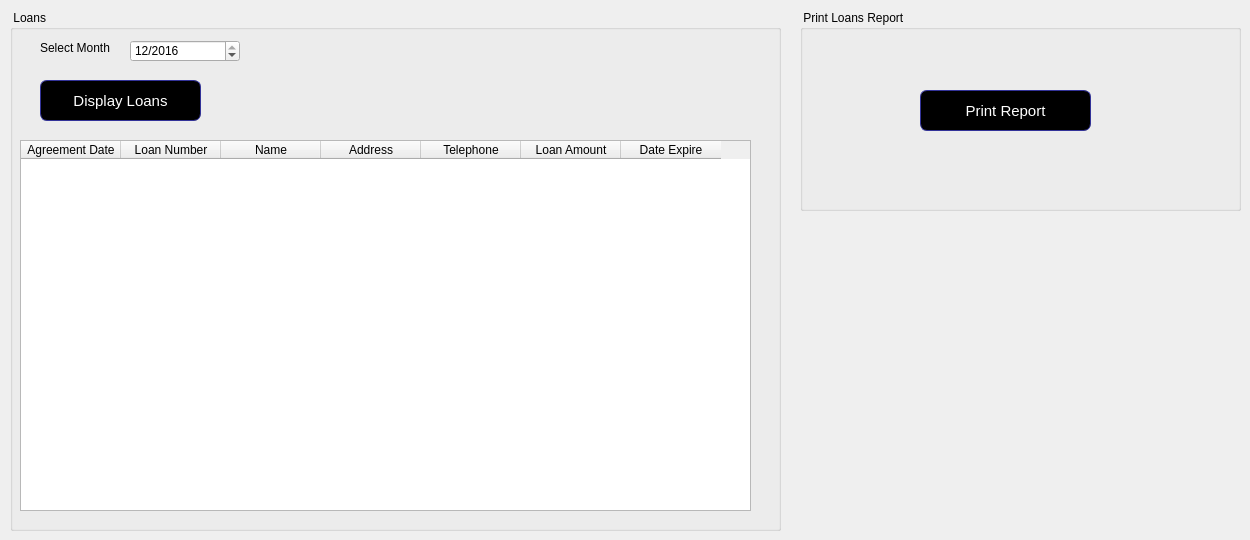
      <widget class="QWidget" name="tab_24">
       <attribute name="title">
        <string>Loan Regitster</string>
       </attribute>
       <widget class="QGroupBox" name="groupBox_26">
        <property name="geometry">
         <rect>
          <x>10</x>
          <y>10</y>
          <width>771</width>
          <height>521</height>
         </rect>
        </property>
        <property name="title">
         <string> Loans</string>
        </property>
        <widget class="QLabel" name="label_89">
         <property name="geometry">
          <rect>
           <x>30</x>
           <y>30</y>
           <width>91</width>
           <height>16</height>
          </rect>
         </property>
         <property name="text">
          <string>Select Month</string>
         </property>
        </widget>
        <widget class="QPushButton" name="pushButton_23">
         <property name="geometry">
          <rect>
           <x>30</x>
           <y>70</y>
           <width>161</width>
           <height>41</height>
          </rect>
         </property>
         <property name="styleSheet">
          <string notr="true">QPushButton {
color: white;
background-color: QLinearGradient( );
border-width: 1px;
border-color: #339;
border-style: solid;
border-radius: 7;
padding: 3px;
font-size: 15px;
padding-left: 5px;
padding-right: 5px;

}</string>
         </property>
         <property name="text">
          <string>Display Loans</string>
         </property>
        </widget>
        <widget class="QTableWidget" name="tableWidget_9">
         <property name="geometry">
          <rect>
           <x>10</x>
           <y>130</y>
           <width>731</width>
           <height>371</height>
          </rect>
         </property>
         <column>
          <property name="text">
           <string>Agreement Date</string>
          </property>
         </column>
         <column>
          <property name="text">
           <string>Loan Number</string>
          </property>
         </column>
         <column>
          <property name="text">
           <string>Name</string>
          </property>
         </column>
         <column>
          <property name="text">
           <string>Address</string>
          </property>
         </column>
         <column>
          <property name="text">
           <string>Telephone</string>
          </property>
         </column>
         <column>
          <property name="text">
           <string>Loan Amount</string>
          </property>
         </column>
         <column>
          <property name="text">
           <string>Date Expire</string>
          </property>
         </column>
        </widget>
        <widget class="QDateEdit" name="dateEdit_12">
         <property name="geometry">
          <rect>
           <x>120</x>
           <y>30</y>
           <width>110</width>
           <height>22</height>
          </rect>
         </property>
         <property name="inputMethodHints">
          <set>Qt::ImhPreferNumbers</set>
         </property>
         <property name="displayFormat">
          <string>M/yyyy</string>
         </property>
         <property name="date">
          <date>
           <year>2016</year>
           <month>12</month>
           <day>1</day>
          </date>
         </property>
        </widget>
       </widget>
       <widget class="QGroupBox" name="groupBox_27">
        <property name="geometry">
         <rect>
          <x>800</x>
          <y>10</y>
          <width>441</width>
          <height>201</height>
         </rect>
        </property>
        <property name="title">
         <string> Print Loans Report</string>
        </property>
        <widget class="QPushButton" name="pushButton_24">
         <property name="geometry">
          <rect>
           <x>120</x>
           <y>80</y>
           <width>171</width>
           <height>41</height>
          </rect>
         </property>
         <property name="styleSheet">
          <string notr="true">QPushButton {
color: white;
background-color: QLinearGradient( );
border-width: 1px;
border-color: #339;
border-style: solid;
border-radius: 7;
padding: 3px;
font-size: 15px;
padding-left: 5px;
padding-right: 5px;

}</string>
         </property>
         <property name="text">
          <string>Print Report</string>
         </property>
        </widget>
       </widget>
      </widget>
